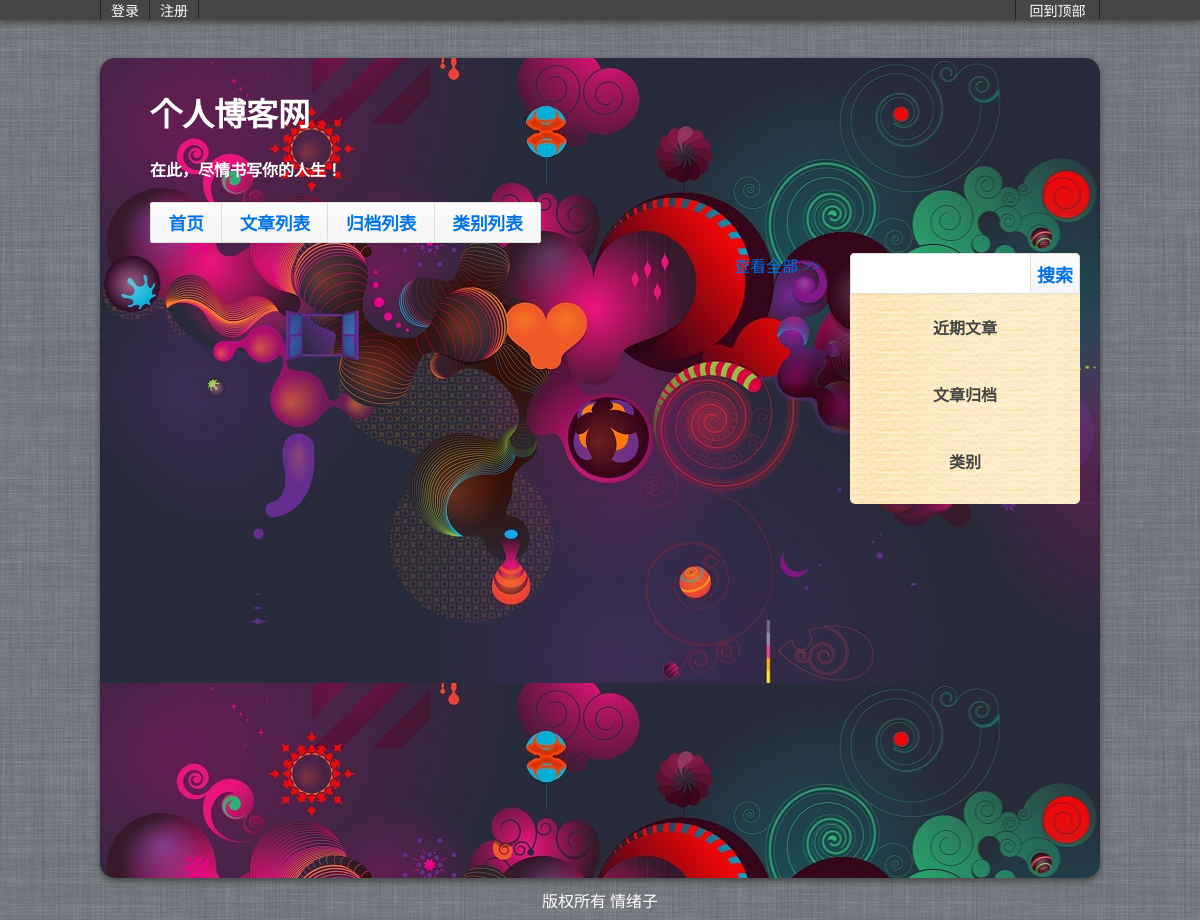
Before: / with the older database file.
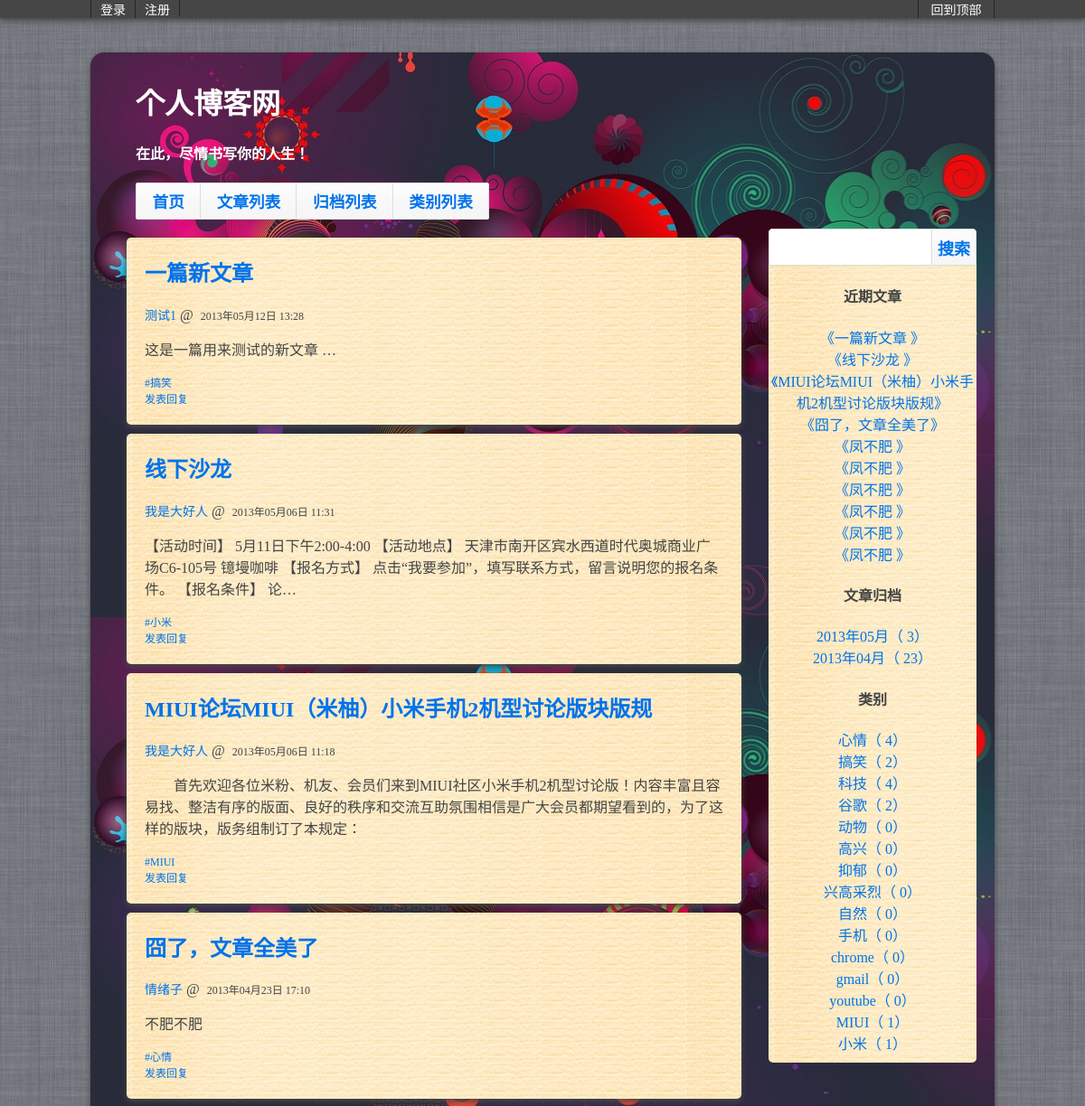
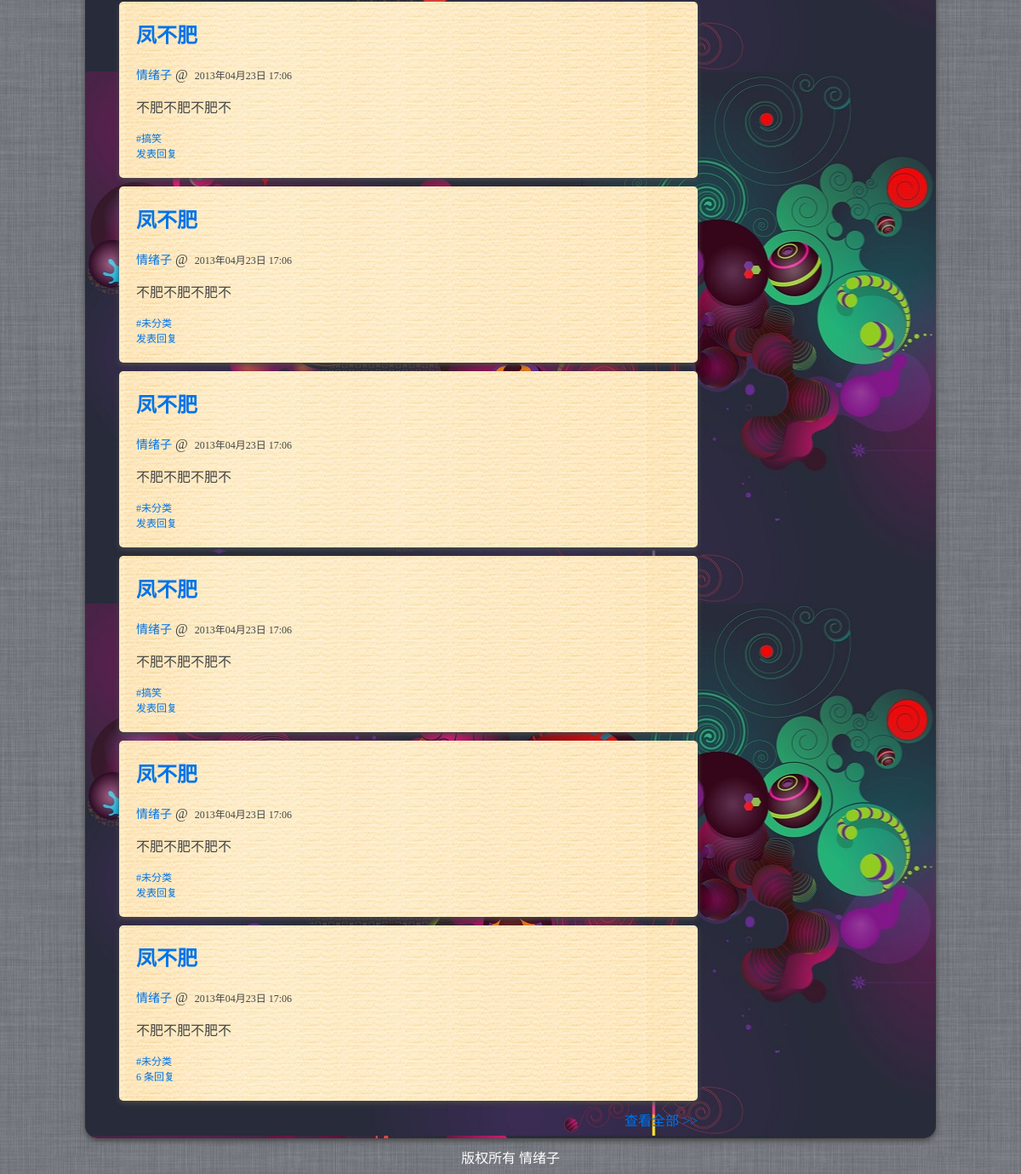
After: the same page with the newer database file (2 pictures, top to bottom).
### tables this page shows
CREATE TABLE `pb_posts` (
  `post_id` bigint(20) unsigned NOT NULL AUTO_INCREMENT,
  `post_author` bigint(20) unsigned NOT NULL DEFAULT '0',
  `post_category` bigint(20) unsigned NOT NULL,
  `post_date` datetime NOT NULL DEFAULT '0000-00-00 00:00:00',
  `post_date_gmt` datetime NOT NULL DEFAULT '0000-00-00 00:00:00',
  `post_content` longtext NOT NULL,
  `post_title` text NOT NULL,
  `post_excerpt` text NOT NULL,
  `post_status` varchar(20) NOT NULL DEFAULT '',
  `comment_status` varchar(20) NOT NULL DEFAULT '',
  `post_name` text NOT NULL,
  `post_modified` datetime NOT NULL DEFAULT '0000-00-00 00:00:00',
  `post_modified_gmt` datetime NOT NULL DEFAULT '0000-00-00 00:00:00',
  `post_parent` bigint(20) unsigned NOT NULL DEFAULT '0',
  `post_url` varchar(255) NOT NULL DEFAULT '',
  `post_type` varchar(20) NOT NULL DEFAULT '',
  `post_mime_type` varchar(100) NOT NULL DEFAULT '',
  `comment_count` bigint(20) NOT NULL DEFAULT '0',
  PRIMARY KEY (`post_id`),
  KEY `post_parent` (`post_parent`),
  KEY `post_author` (`post_author`),
  KEY `type_status_date` (`post_type`,`post_status`,`post_date`,`post_id`)
);

CREATE TABLE `pb_terms` (
  `term_id` bigint(20) unsigned NOT NULL AUTO_INCREMENT,
  `term_name` varchar(200) NOT NULL DEFAULT '',
  `term_slug` varchar(200) NOT NULL DEFAULT '',
  `taxonomy` varchar(32) NOT NULL DEFAULT '',
  `description` longtext NOT NULL,
  `parent` bigint(20) unsigned NOT NULL DEFAULT '0',
  `count` bigint(20) NOT NULL DEFAULT '0',
  PRIMARY KEY (`term_id`),
  KEY `taxonomy` (`taxonomy`),
  KEY `term_name_taxonomy` (`term_name`,`taxonomy`),
  KEY `term_slug` (`term_slug`)
);

### action/inc/session.php (called while the page is built, shortened)
<?php
function application($key = FALSE, $value = FALSE) {
	$ssid = session_id ();
	if ($value)
	{
		$re = ($_SESSION [$key] = $value);
	} else
	{
		if (isset ( $_SESSION [$key] )) {
			$re = $_SESSION [$key];
		} else {
			$re = FALSE;
		}
	}
	return $re;
}
function update_cats_in_app($link) {
	$tbl_name = "pb_terms";
	$select_items = "term_id,term_name,term_slug,parent,count";
	$where = "WHERE taxonomy = 'category'";
	$sql = create_select_string ( $select_items, $tbl_name, $where );
	$result = doQuery ( $link, $sql );
}
function update_posts_latest_in_app($link) {
	$tbl_name = "pb_posts";
	$select_items = "post_id,post_author,post_category,post_title,post_excerpt,post_url,DATE_FORMAT(post_modified,'%Y年%m月%d日 %H:%i') AS date,comment_count";
	$where = "WHERE post_type='post' AND post_status=0 ORDER BY post_modified_gmt DESC LIMIT 0, 10";
	$sql = create_select_string ( $select_items, $tbl_name, $where );
	$result = doQuery ( $link, $sql );
}
function update_posts_archives($link) {
	$sql = "SELECT DATE_FORMAT(post_modified_gmt,'%Y年%m月') AS date,DATE_FORMAT(post_modified_gmt,'%Y') AS year,DATE_FORMAT(post_modified_gmt,'%m') AS month, COUNT(*) AS number FROM pb_posts WHERE post_type='post' GROUP BY DATE_FORMAT(post_modified_gmt,'%Y年%m月') ORDER BY post_id DESC";
	$result = doQuery ( $link, $sql );
}
?>

### action/inc/db.php (called while the page is built, shortened)
<?php
function doQuery($link, $sql) {
	if ($sql != '') {
		mysqli_set_charset ( $link, 'utf8' );
		$result = mysqli_query ( $link, $sql ) or die ( $sql . '<br>' . mysqli_error ( $link ) );
		return $result;
	} else {
		return FALSE;
	}
}
?>

### action/initialize.php (called while the page is built, shortened)
<?php
require_once 'inc/paginate.php';
require_once 'inc/session.php';
$link = createLink ();
update_cats_in_app ( $link );
update_posts_latest_in_app ( $link );
update_posts_archives ( $link );
?>

### index.php (the view, shortened to what this page needs)
<?php
require_once 'action/inc/session.php';
require_once 'action/initialize.php';
?>
<!doctype html>
<html>
<head>
<link href="/pblog/includes/jquery/jquery-ui.min.css" rel="stylesheet"
	type="text/css">
<link href="/pblog/includes/css/common.css" rel="stylesheet"
	type="text/css">
</head>
<body>
     <?php
        require_once 'nav-bar.php';
    ?>
	<div id="div_container">
		<?php
        require_once 'header.php';
    ?>
		<div id="div_main">
			<?php
            require_once 'siderbar-list.php';
        ?>
			<div id="div_content">
				<?php
				$posts_latest = application ( 'posts_latest' );
				$categories = application ( 'categories' );
				foreach ( $posts_latest as $index => $post ) {
					if (is_array ( $post )) {
						?>
				<div class="article-style">
					<article id="article1" class="global-a">
						<header>
							<h2>
								<a href="<?=$post['url'] ?>"
									title="链向 <?=$post['title'] ?> 的固定链接" rel="bookmark"><?=$post['title'] ?></a>
							</h2>
							<span class="article-author"><a
								href="/pblog/action/search.php?action=author&author=<?=$post['author']['id'] ?>"
								title="查看所有由 <?=$post['author']['name'] ?> 发布的文章" rel="author"><?=$post['author']['name'] ?></a></span><span>&nbsp;@&nbsp;</span>
							<span class="article-other"><time datetime="<?=$post['date'] ?>"><?=$post['date'] ?></time>
							</span>
						</header>
						<div>
							<p><?=$post['excerpt'] ?></p>
						</div>
						<footer>
							<span class="article-other"><a
								href="/pblog/action/search.php?action=category_view&cat=<?=$post['category'] ? $categories[$post['category']]['id'] : 0 ?>"
								title="查看 <?=$post['category'] ? $categories[$post['category']]['name'] : "未分类" ?> 中的全部文章"
								rel="category">#<?=$post['category'] ? $categories[$post['category']]['name'] : "未分类" ?></a></span>
							<br /> <span class="article-other"> <a href="<?=$post['url'] ?>"
								title="《测试文章一》上的评论"> <span><?=$post['comment_num'] ? $post['comment_num'] . "&nbsp;条回复" : "发表回复" ?>
								</span>
							</a>
							</span>
						</footer>
					</article>
				</div>
				<?php
                }
                }
				?>
				<footer class="global-a" style="float: right; margin-right: 10px;">
					<a href="/pblog/action/search.php?action=post">查看全部 >></a>
				</footer>
			</div>
		</div>
	</div>
	<?php
        include_once 'footer.php';
 ?>
</body>
</html>

### nav-bar.php (shortened to what this page needs)
<div id="div_top_bar" class="navbar-a">
	<div id="div_tool_bar">
		<div id="div_nav">
			<nav id="nav_user" class="navbar">
<?php
if (! $_SESSION ["isLogin"]) {
	?>
<div>
					<a href="#" id="dialog_link_login">登录</a>
				</div>
<div>
					<a href="#" id="dialog_link_register">注册</a>
				</div>
				<div style="display: block">&nbsp;</div>
<?php } ?>
</nav>
		</div>
		<div id="div_topback" class="navbar">
			<a href="#topest" title="返回到页面顶端">&nbsp;回到顶部&nbsp;</a>
		</div>
	</div>
</div>

### header.php (shortened to what this page needs)
<div id="div_header">
    <header id="header">
        <hgroup id="hgroup">
            <h1>个人博客网</h1>
            <H4>在此，尽情书写你的人生！</H4>
        </hgroup>
        <nav id="nav_menu" style="float: none">
            <ul id="nav_menu_ul">
                <li>
                    <a href="/pblog/index.php">首页</a>
                </li>
                <li>
                    <a href="/pblog/action/search.php?action=post">文章列表</a>
                </li>
                <li>
                    <a href="/pblog/archives.php">归档列表</a>
                </li>
                <li>
                    <a href="/pblog/categories.php">类别列表</a>
                </li>
            </ul>
        </nav>
    </header>
</div>

### siderbar-list.php (shortened to what this page needs)
<?php
$posts_latest = application('posts_latest');
$archives = application('archives');
$categories = application('categories');
?>
<div id="div_sider" class="global-a">
    <div id="div_search">
        <form action="/pblog/action/search.php" method="post" >
            <input type="submit" id="button_search" value="搜索" />
            <input
            type="text" id="text_search" name="key" />
        </form>
    </div>
    <div id="div_post_latest">
        <H4>近期文章</H4>
        <ul>
            <?php
foreach ( $posts_latest as $index => $post ) {
if (is_array ( $post )) {
            ?>
            <li>
                <a href="<?=$post['url'] ?>"
                title="链向 <?=$post['title'] ?> 的固定链接" rel="bookmark">《<?=$post['title'] ?>》
                </a>
            </li>
            <?php
            }
            }
            ?>
        </ul>
    </div>
    <div id="div_comment_latest">
        <H4>文章归档</H4>
        <ul>
            <?php
foreach ( $archives as $index => $archive ) {
            ?>
            <li>
                <a
                href="/pblog/action/search.php?action=archive_view_date&year=<?=$archive['year'] ?>&month=<?=$archive['month'] ?> "><?=$archive['date'] ?>（
                <?=$archive['count'] ?>）
                </a>
            </li>
            <?php
            }
            ?>
        </ul>
    </div>
    <div id="div_term">
        <H4>类别</H4>
        <ul>
            <?php
foreach ( $categories as $id => $cat ) {
if (0 != $id) {
            ?>
            <li>
                <a href="/pblog/action/search.php?action=category_view&cat=<?=$cat['id'] ?>"><?=$cat['name'] ?>（
                <?=$cat['count'] ?>）
                </a>
            </li>
            <?php
            }
            }
            ?>
        </ul>
    </div>
</div>

### footer.php
<div style="margin-top: 10px;; width: 1000px; text-align: center;">
    <span style="margin: auto; color: white;">版权所有 情绪子</span>
</div>

### includes/css/common.css (style rules this page uses)
* { font-family: "微软雅黑"; }
body { background-image: url(../images/apple-bg.jpg); background-repeat: repeat; background-position: center; color: #444444; }
div { margin-left: auto; margin-right: auto; overflow: hidden; }
ul { list-style-type: none; list-style-image: none; list-style-position: outside; text-align: 0px; margin: 0px; padding: 0px; }
ul li { margin: 0px; padding: 0px; }
.global-a a { text-decoration: none; }
.global-a a:link { color: rgb(0, 115, 234); }
#div_top_bar { width: 100%; float: none; position: fixed; left: 0; top: 0; z-index: 1000000; margin: 0; padding: 0; color: #FFFFFF; background-color: #464646; box-shadow: 0px 3px 6px rgba(70, 70, 70, 1); overflow: hidden; }
#div_tool_bar { width: 1000px; margin-left: auto; margin-right: auto; padding: 0; }
#div_nav { color: rgb(255,255,255); width: auto; float: left; margin-left: inherit; margin-right: inherit; padding: inherit; }
#div_topback { float: right; margin: auto; padding: 0; border-right: solid thin #252525; border-left: solid thin #252525; }
.navbar div { float: left; margin: auto; border-left: solid thin #252525; cursor: default; }
.navbar a { text-decoration: none; font-size: 14px; margin: 0; padding-top: auto; padding-bottom: auto; padding-left: 10px; padding-right: 10px; }
.navbar a:link { margin: 0; color: #FFFFFF; }
#div_container { background-color: #FFFFFF; width: 1000px; height: auto; min-height: 800px; margin-top: 50px; padding-top: 10px; padding-bottom: 10px; box-shadow: 0px 3px 6px rgba(70, 70, 70, 1); overflow: hidden; float: none; background-image: url(../images/header.jpg); background-repeat: repeat-y; border-radius: 15px; }
#div_header { float: none; width: 1000px; padding-left: 50px; }
#hgroup { color: #FFFFFF; }
#div_main { width: 1000px; margin-top: 10px; }
#nav_menu ul li { display: inline; text-align: center; }
#div_sider { float: right; width: 230px; margin-right: 20px; background-color: #FFFFFF; border-radius: 5px; background-image: url(../images/content.jpg); background-repeat: repeat; text-align: center; padding-bottom: 10px; }
#div_search { float: none; width: 230px; height: 41px; width: auto; margin: 0; padding: 0; overflow: hidden; }
#button_search { float: right; height: 41px; width: 50px; overflow: hidden; font-size: 18px; margin: 0; padding: 0; }
#text_search { float: right; height: 39px; width: 179px; margin: 0; padding: 0; border-color: #DDDDDD; border-style: solid; border-width: thin; border-right-width: 0; font-size: 18px; }
#div_content { width: 700px; margin-right: 20px; float: right; }
.article-style { background-image: url(../images/content.jpg); background-repeat: repeat; color: #444444; padding: 20px; padding-top: 0; margin: 10px; box-shadow: 0px 3px 6px rgba(70, 70, 70, 1); border-radius: 5px; }
.article-author { font-size: 14px; }
.article-other { font-size: 12px; }

Changed rows visible on the page:
added pb_posts: post_title "一篇新文章", name "测试1", date "2013年05月12日 13:28", post_excerpt "这是一篇用来测试的新文章 …", post_category.term_name "搞笑", comment_count "发表回复"
added pb_posts: post_title "线下沙龙", name "我是大好人", date "2013年05月06日 11:31", post_excerpt "【活动时间】 5月11日下午2:00-4:00 【活动地点】 天津市南开区宾水西道时代奥城商业广场C6-105号 镱墁咖啡 【报名方式】 点击“我要参加”，填写联系方式，留言说明您的报名条件。 【报名条件】 论…", post_category.term_name "小米", comment_count "发表回复"
added pb_posts: post_title "MIUI论坛MIUI（米柚）小米手机2机型讨论版块版规", name "我是大好人", date "2013年05月06日 11:18", post_excerpt "首先欢迎各位米粉、机友、会员们来到MIUI社区小米手机2机型讨论版！内容丰富且容易找、整洁有序的版面、良好的秩序和交流互助氛围相信是广大会员都期望看到的，为了这样的版块，版务组制订了本规定：", post_category.term_name "MIUI", comment_count "发表回复"
added pb_posts: post_title "囧了，文章全美了", name "情绪子", date "2013年04月23日 17:10", post_excerpt "不肥不肥", post_category.term_name "心情", comment_count "发表回复"
added pb_posts: post_title "凤不肥", name "情绪子", date "2013年04月23日 17:06", post_excerpt "不肥不肥不肥不", post_category.term_name "搞笑", comment_count "发表回复"
added pb_posts: post_title "凤不肥", name "情绪子", date "2013年04月23日 17:06", post_excerpt "不肥不肥不肥不", post_category "未分类", comment_count "发表回复"
added pb_posts: post_title "凤不肥", name "情绪子", date "2013年04月23日 17:06", post_excerpt "不肥不肥不肥不", post_category "未分类", comment_count "发表回复"
added pb_posts: post_title "凤不肥", name "情绪子", date "2013年04月23日 17:06", post_excerpt "不肥不肥不肥不", post_category.term_name "搞笑", comment_count "发表回复"
added pb_posts: post_title "凤不肥", name "情绪子", date "2013年04月23日 17:06", post_excerpt "不肥不肥不肥不", post_category "未分类", comment_count "发表回复"
added pb_posts: post_title "凤不肥", name "情绪子", date "2013年04月23日 17:06", post_excerpt "不肥不肥不肥不", post_category "未分类", comment_count "6"
added pb_terms: term_name "心情", count "4"
added pb_terms: term_name "搞笑", count "2"
added pb_terms: term_name "科技", count "4"
added pb_terms: term_name "谷歌", count "2"
added pb_terms: term_name "动物", count "0"
added pb_terms: term_name "高兴", count "0"
added pb_terms: term_name "抑郁", count "0"
added pb_terms: term_name "兴高采烈", count "0"
added pb_terms: term_name "自然", count "0"
added pb_terms: term_name "手机", count "0"
added pb_terms: term_name "chrome", count "0"
added pb_terms: term_name "gmail", count "0"
added pb_terms: term_name "youtube", count "0"
added pb_terms: term_name "MIUI", count "1"
added pb_terms: term_name "小米", count "1"
Other visible differences:
new list line: "2013年05月 （ 3 ）"
new list line: "2013年04月 （ 23 ）"
